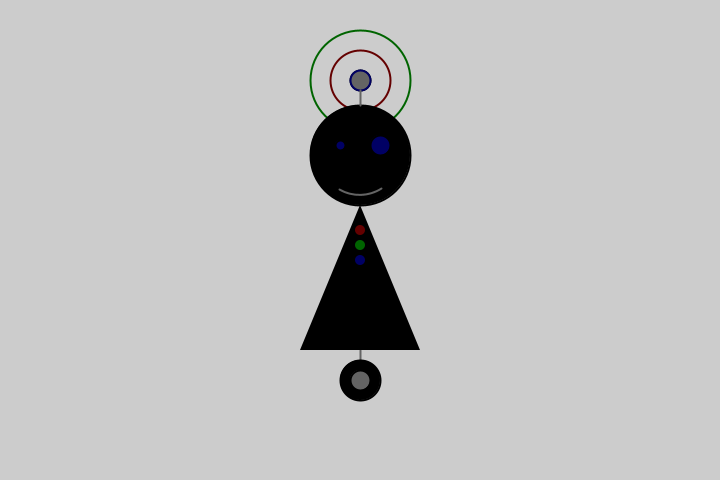
Frame 1 (no input)
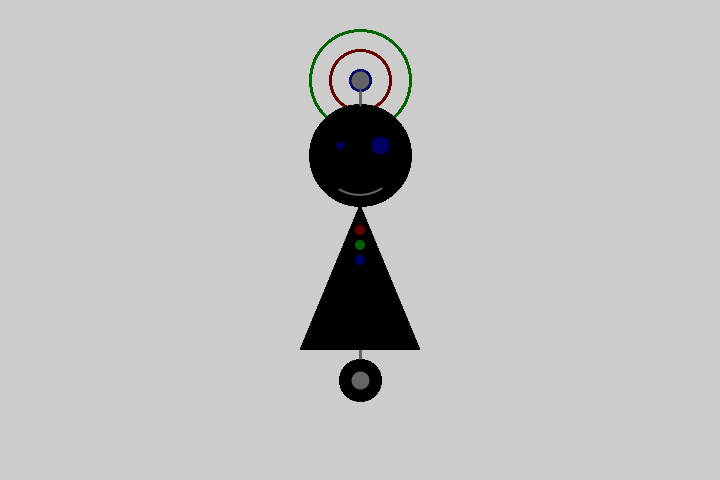
Frame 60 (the mouse pressed at the canvas centre just before this capture)
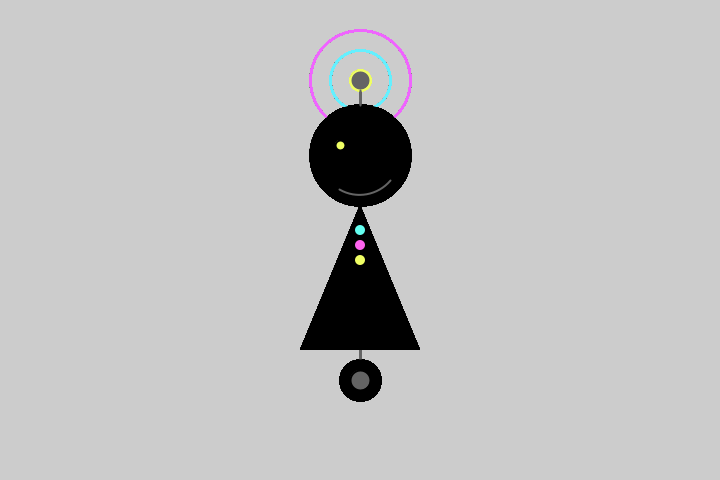
Frame 120 (the mouse held since frame 60 and released just before this capture)

The Processing sketch that drew these frames (run headless with seeded random() and noise(); from frame 60 on, the mouse is pressed at the canvas centre):

// Processing sketch: processing_56007
// ── processing_56007.pde



int radius = 10;

void setup(){
  size(720, 480);
smooth();
strokeWeight(2);
background(204);
ellipseMode(RADIUS);

}

/*
//neck
stroke(102);
line(266, 257, 266, 162);
line(276, 257, 276, 162);
line(286, 257, 286, 162);

line(276, 155, 246, 112);
line(276, 155, 306, 56);
line(276, 155, 342, 170);

noStroke();
fill(102);
ellipse(264, 377, 33, 33);
fill(0);
rect(219, 257, 90, 120);
fill(102);
rect(219, 274, 90, 6);

fill(0);
ellipse(276, 155, 45, 45); 
fill(255); 
ellipse(288, 150, 14, 14); 
fill(0); 
ellipse(288, 150, 3, 3); 
fill(153); 
ellipse(263, 148, 5, 5); 
ellipse(296, 130, 4, 4); 
ellipse(305, 162, 3, 3);

*/
 

void draw(){
 
   float d = dist(mouseX, mouseY, width/2, 80); 
  if (d < radius) {
    radius++;
fill(0,0);
strokeWeight(2);
stroke(222, 31, 187, 90);
  }else{
    fill(255, 0);
  }
  ellipse(width/2, 80, radius, radius);
  

  
  
  //my head
  strokeWeight(2);
  stroke(100);
  line(width/2, 350, width/2, 360);
  stroke(0);
  fill(0);
  ellipse(width/2, 380, 20, 20);
  fill(100);
  ellipse(width/2, 380, 10, 10);
  

  
  noFill();
stroke(100, mouseY, mouseX);

ellipse(width/2, 80, 30, 30);

  noFill();
stroke(mouseY, 100, mouseX);
ellipse(width/2, 80, 50, 50);

  stroke(0);
  fill(0);
ellipse(width/2, 155, 50,50); //head


if (mousePressed == true){
  fill(0);
}else{
fill(mouseX, mouseY, 100);
}
ellipse(380, 145, 10, 10); //right eye
fill(mouseY, mouseX, 100);
ellipse(340, 145, 5, 5); //left eye
noFill();
stroke(100);
strokeWeight(2);
if(mousePressed){
  arc (width/2, 155, 40, 40, 0.7, 2.1);
}else{
arc(width/2, 155, 40, 40, 1, 2.1); //mouth
}

//antennea

fill(100);
stroke(mouseY, mouseX, 100);
ellipse(width/2, 80, 10, 10);

stroke(100);
strokeWeight(2);
line(width/2, 105, width/2, 90);

//body
noStroke();
fill(0);
triangle(width/2, 205, width/2-60, 350, width/2+60, 350);

//spots
fill(100, mouseX, mouseY);
ellipse(width/2, 230, 5, 5);
fill(mouseX, 100, mouseY);
ellipse(width/2, 245, 5, 5);
fill(mouseY, mouseX, 100);
ellipse(width/2, 260, 5, 5);


}
